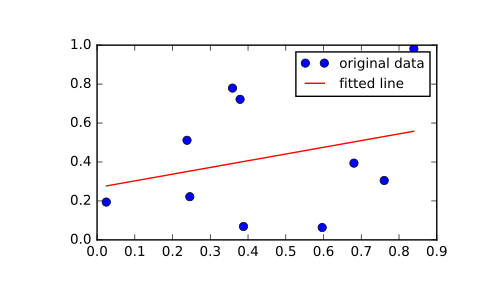

Write Python code to recreate this figure.
import matplotlib.pyplot as plt
from scipy import stats
np.random.seed(12345678)
x = np.random.random(10)
y = np.random.random(10)
slope, intercept, r_value, p_value, std_err = stats.linregress(x, y)

# To get coefficient of determination (r_squared)

print("r-squared:", r_value**2)
# ('r-squared:', 0.080402268539028335)

# Plot the data along with the fitted line

plt.plot(x, y, 'o', label='original data')
plt.plot(x, intercept + slope*x, 'r', label='fitted line')
plt.legend()
plt.show()
